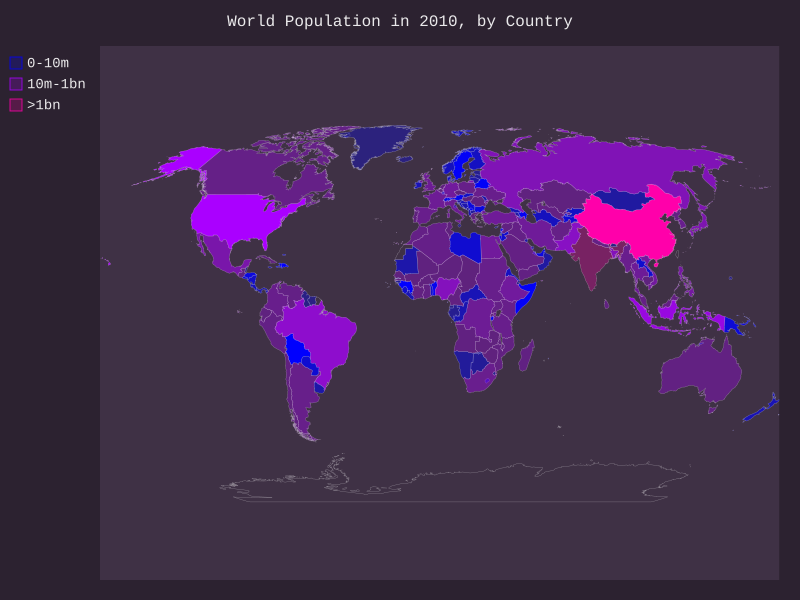

This figure's Python source:
import json
import pygal
from pygal.style import DarkColorizedStyle as DCS, RotateStyle as RS
from country_codes import get_country_code

# Список заполняется данными
filename = 'population_data.json'
with open(filename) as f:
    pop_data = json.load(f)
    
# Построение словаря с данными численности населения
cc_populations = {}
for pop_dict in pop_data:
    if pop_dict['Year'] == '2010':
        country_name = pop_dict['Country Name']
        population = int(float(pop_dict['Value']))
        code = get_country_code(country_name)
        if code:
            print(code + ": " + str(population))
            cc_populations[code] = population
        else:
            print('ERROR - ' + country_name)

# Группировка стран по 3 уровням населения
cc_pops_1, cc_pops_2, cc_pops_3 = {}, {}, {}
for cc, pop in cc_populations.items():
    if pop < 10000000:
        cc_pops_1[cc] = pop
    elif pop < 1000000000:
        cc_pops_2[cc] = pop
    else:
        cc_pops_3[cc] = pop
        
# Проверка количества стран на каждом уровне
print(len(cc_pops_1), len(cc_pops_2), len(cc_pops_3))

wm_style = RS('#0000FF', base_style=DCS)
wm = pygal.maps.world.World(style=wm_style)
wm.title = 'World Population in 2010, by Country'
wm.add('0-10m', cc_pops_1)
wm.add('10m-1bn', cc_pops_2)
wm.add('>1bn', cc_pops_3)

wm.render_to_file('world_population.svg')
